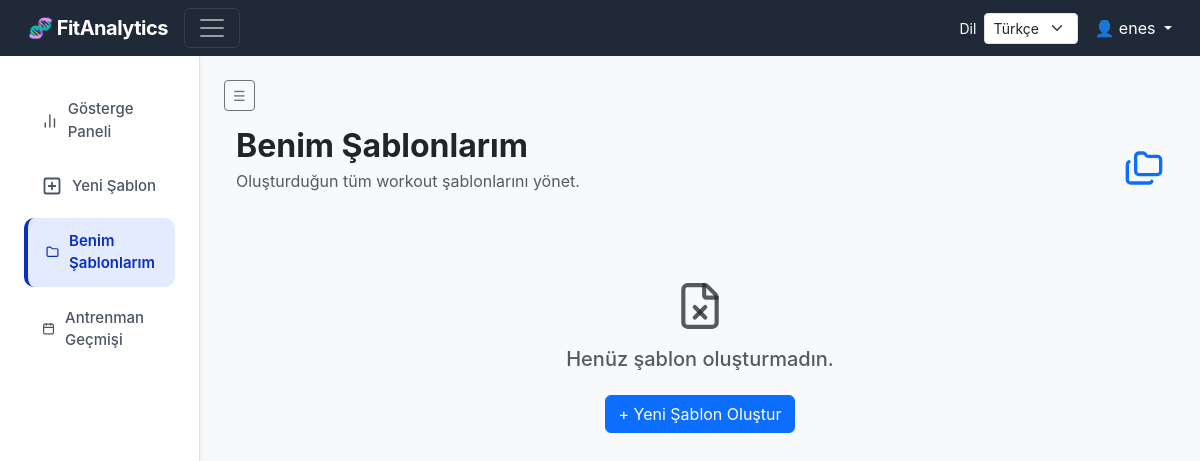
Before: /my-templates (signed in) with the older database file.
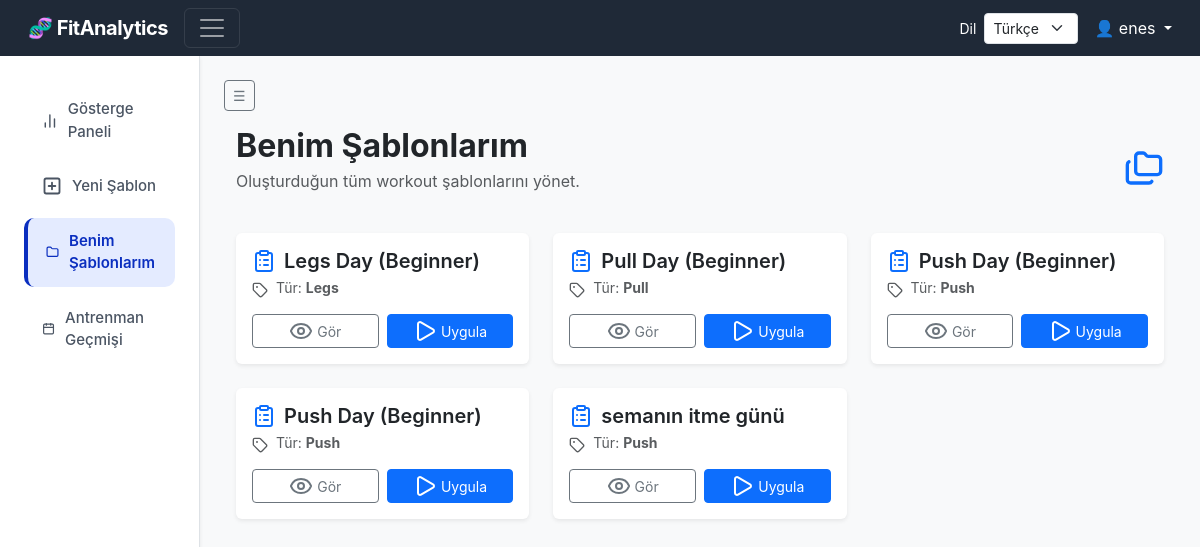
After: the same page with the newer database file.
### tables this page shows
CREATE TABLE workout_templates (
    template_id INTEGER PRIMARY KEY AUTOINCREMENT,
    user_id INTEGER NOT NULL,
    template_name TEXT NOT NULL,
    workout_type TEXT NOT NULL,
    FOREIGN KEY (user_id) REFERENCES users(user_id)
);

### app/routes.py (the view)
@main.route("/my-templates")
def my_templates():
    if "user_id" not in session:
        return redirect(url_for("main.login"))
    user_id = session["user_id"]
    conn = get_connection()
    cur = conn.cursor()
    cur.execute(
        """
        SELECT
            wt.template_id,
            wt.template_name,
            wt.workout_type,
            COUNT(te.template_exercise_id) AS exercise_count,
            COALESCE(
                SUM(te.default_sets * te.default_reps * te.default_weight),
                0
            ) AS total_volume
        FROM workout_templates wt
        LEFT JOIN template_exercises te
          ON wt.template_id = te.template_id
        WHERE wt.user_id = ?
        GROUP BY wt.template_id, wt.template_name, wt.workout_type
        ORDER BY wt.template_name ASC;
    """,
        (user_id,),
    )
    templates = cur.fetchall()
    conn.close()
    return render_template("my_templates.html", templates=templates)

### app/__init__.py (called while the page is built)
def create_app():
    app = Flask(__name__)
    app.secret_key = "fitanalytics_secret_key"
    app.config["LANGUAGES"] = LANGUAGES
    app.config["LANGUAGE_NAMES"] = LANGUAGE_NAMES
    app.config["APP_VERSION"] = "1.0.0"
    app.register_blueprint(main)
    app.jinja_env.filters["datetime_format"] = datetime_format
    app.jinja_env.filters["format_date"] = datetime_format
    @app.context_processor
    def inject_translations():
        language_code = session.get("language", "tr")
        translations = app.config["LANGUAGES"].get(language_code, app.config["LANGUAGES"]["tr"])
        return {
            "t": translations,
            "current_language": language_code,
            "language_names": app.config["LANGUAGE_NAMES"],
            "app_version": app.config.get("APP_VERSION", "1.0.0"),
        }
    return app

### app/database.py (called while the page is built)
def get_connection():
    conn = sqlite3.connect(DB_PATH)
    conn.row_factory = sqlite3.Row
    return conn

### app/templates/my_templates.html
{% extends "layout.html" %}
{% block content %}
<div class="container-fluid">
    <div class="d-flex justify-content-between align-items-center mb-4">
        <div>
            <h2 class="fw-bold mb-1">
                Benim Şablonlarım
            </h2>
            <p class="text-muted">Oluşturduğun tüm workout şablonlarını yönet.</p>
        </div>
        <i data-lucide="folders" class="text-primary" style="width:40px;height:40px;"></i>
    </div>
    {% if templates %}
    <div class="row g-4">
        {% for t in templates %}
        <div class="col-md-6 col-lg-4">
            <div class="card shadow-sm border-0 template-card h-100">
                <div class="card-body">
                    <h5 class="fw-semibold d-flex align-items-center mb-1">
                        <i data-lucide="clipboard-list" class="me-2 text-primary"></i>
                        {{ t.template_name }}
                    </h5>
                    <p class="text-muted mb-3" style="font-size: 14px;">
                        <i data-lucide="tag" class="me-1" style="width:16px;height:16px;"></i>
                        Tür: <strong>{{ t.workout_type | capitalize }}</strong>
                    </p>
                    <div class="d-flex gap-2 mt-3">
                        <a href="{{ url_for('main.template_detail', template_id=t.template_id) }}"
                           class="btn btn-sm btn-outline-secondary w-100 d-flex align-items-center justify-content-center">
                            <i data-lucide="eye" class="me-1"></i>
                            Gör
                        </a>
                        <a href="{{ url_for('main.use_template', template_id=t.template_id) }}"
                           class="btn btn-sm btn-primary text-white w-100 d-flex align-items-center justify-content-center">
                            <i data-lucide="play" class="me-1"></i>
                            Uygula
                        </a>
                    </div>
                </div>
            </div>
        </div>
        {% endfor %}
    </div>
    {% else %}
    <div class="text-center py-5">
        <i data-lucide="file-x" class="text-muted mb-3" style="width:50px;height:50px;"></i>
        <h5 class="text-muted">Henüz şablon oluşturmadın.</h5>
        <a href="{{ url_for('main.add_workout') }}" class="btn btn-primary mt-3">
            + Yeni Şablon Oluştur
        </a>
    </div>
    {% endif %}
</div>
{% endblock %}

Changed rows visible on the page:
added workout_templates: template_name "Legs Day (Beginner)", workout_type "Legs"
added workout_templates: template_name "Pull Day (Beginner)", workout_type "Pull"
added workout_templates: template_name "Push Day (Beginner)", workout_type "Push"
added workout_templates: template_name "Push Day (Beginner)", workout_type "Push"
added workout_templates: template_name "semanın itme günü", workout_type "Push"
Other visible differences:
text no longer shown: "Henüz şablon oluşturmadın. + Yeni Şablon Oluştur"
